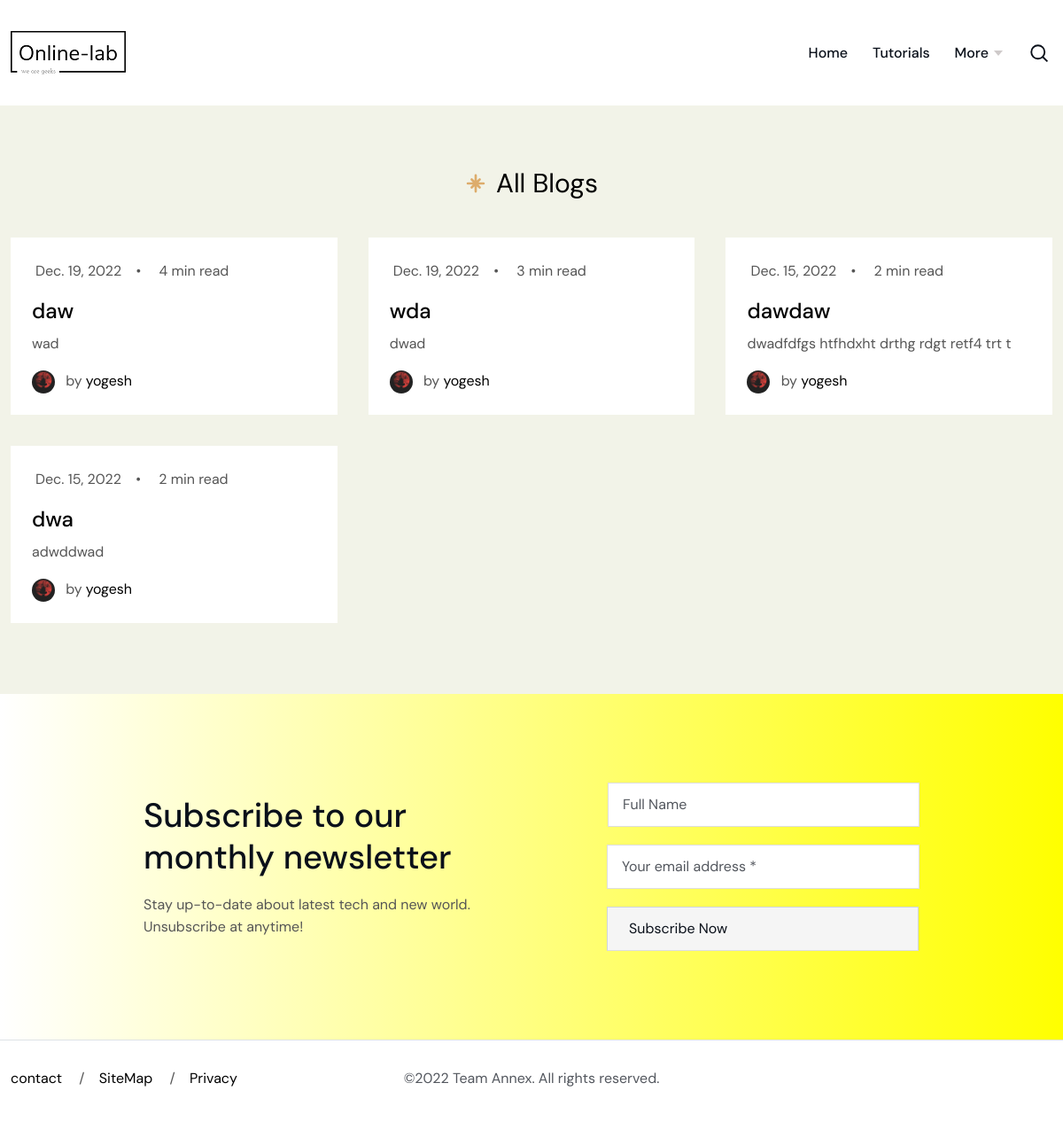
The app's page /blog, older data.
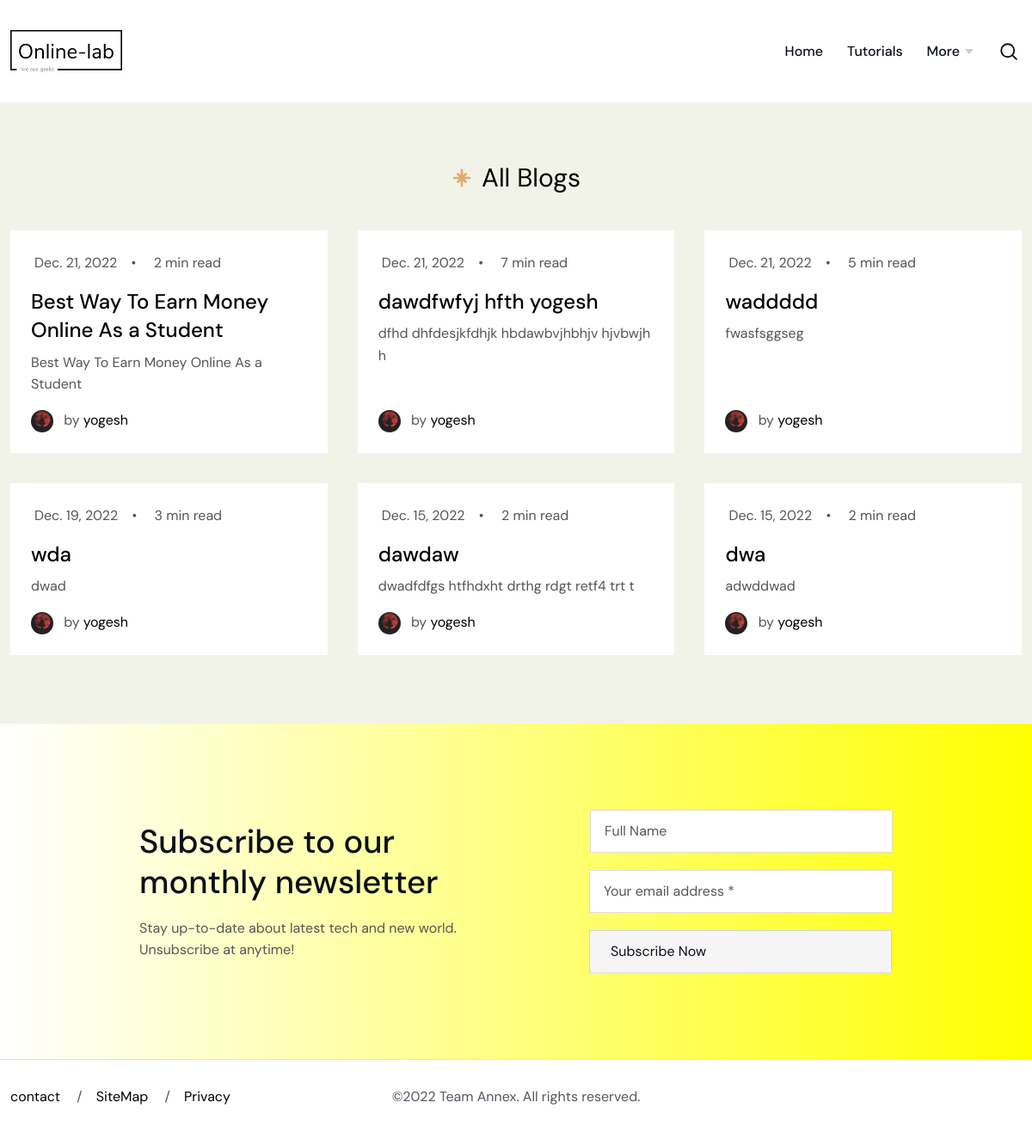
The same page, newer data.
### news/models.py (models this page shows, shortened)
class Blog(models.Model):
      category = models.ForeignKey(BlogCategory, on_delete=models.CASCADE)
      snipit = models.CharField(max_length=200)
      title = models.CharField(max_length=250)
      img_opt = models.BooleanField()
      img = ResizedImageField(size=[1020, 660], upload_to='pics',blank=True,null=True)
      img_alt = models.CharField(max_length=250, blank=True,null=True)
      description = models.TextField()
      reading_time = models.IntegerField(default=2)
      blog_url = AutoSlugField(populate_from='title')
      author = models.ForeignKey(User, default=None, on_delete=models.CASCADE)
      title_meta = models.CharField(max_length=250)
      description_meta = models.CharField(max_length=700)
      keywords_meta = models.CharField(max_length=250)
      is_active = models.BooleanField(default=False)
      created = models.DateTimeField(auto_now_add=True)
      tags = TaggableManager()

### accounts/models.py (models this page shows, shortened)
class UserProfileInfo(models.Model):
    user = models.OneToOneField(User, on_delete=models.CASCADE, )
    skills = models.CharField(max_length=100, blank=True)
    bio = models.CharField(max_length=400, blank=True)
    profile_pic = ResizedImageField(size=[500, 500],crop=['middle', 'center'], upload_to='profile_pics')

### news/views.py (the view)
# urls.py: path('blog', views.blog, name='blog'),
def blog(request):
    blog = Blog.objects.filter().order_by('-created')
    return render(request, 'main/blog.html', {'blog': blog})

### templates/main/blog.html (shortened to what this page needs)
{% extends 'main/base.html' %}
{% load static %}
{% static "img" as baseUrl %}
{% static "category_img" as baseUrl %}
{% block content %}
<section class="section">
  <div class="container">
    <div class="col-lg-12">
      <div class="section-title text-center">
        <h2 class="h3 mb-0 title">All Blogs</h2>
      </div>
      <div class="row gy-5 gx-4 g-xl-5">
        {% for blog in blog%}
        <div class="col-lg-4 col-md-6">
          <article class="bg-white d-flex flex-column h-100">
            <div class="p-4 pb-0">
              <ul class="post-meta list-inline mb-3">
                <li class="list-inline-item">
                  {{blog.created|date}}
                </li>
                <li class="list-inline-item">•</li>
                <li class="list-inline-item">
                  {{blog.reading_time}} min read
                </li>
              </ul>
              <div class="position-relative">
                <h3 class="h4 post-title mb-2 line-clamp clamp-2">
                  <a class="text-link stretched-link" href="/blog/{{blog.blog_url}}" title="{{blog.title}}">{{blog.title}}</a>
                </h3>
                <p class="mb-0 line-clamp clamp-2">{{blog.snipit}}</p>
              </div>
            </div>
            <div class="post-author mt-auto p-4 pt-3">
              <a href="authors/{{blog.author.id}}" class="is-hoverable" title="Read all posts of {{blog.author}}">
                <img loading="lazy" class="w-auto rounded-circle me-2" src="{{blog.author.userprofileinfo.profile_pic.url}}" alt="{{blog.author}}" width="26" height="26">
              </a> by <a href="authors/{{blog.author.id}}" class="text-link" title="Read all posts of - {{blog.author}}">{{blog.author}}</a>
            </div>
          </article>
        </div>
        {% endfor %}
      </div>
    </div>
  </div>
</section>
{% endblock %}

Row changes from the older to the newer data that the page shows:
removed Blog: created "Dec. 19, 2022", reading_time "4", title "daw", snipit "wad", author.userprofileinfo.profile_pic (picture), author "yogesh"
added Blog: created "Dec. 21, 2022", reading_time "2", title "Best Way To Earn Money Online As a Student", snipit "Best Way To Earn Money Online As a Student", author.userprofileinfo.profile_pic (picture), author "yogesh"
added Blog: created "Dec. 21, 2022", reading_time "7", title "dawdfwfyj hfth yogesh", snipit "dfhd dhfdesjkfdhjk hbdawbvjhbhjv hjvbwjh h", author.userprofileinfo.profile_pic (picture), author "yogesh"
added Blog: created "Dec. 21, 2022", reading_time "5", title "waddddd", snipit "fwasfsggseg", author.userprofileinfo.profile_pic (picture), author "yogesh"
